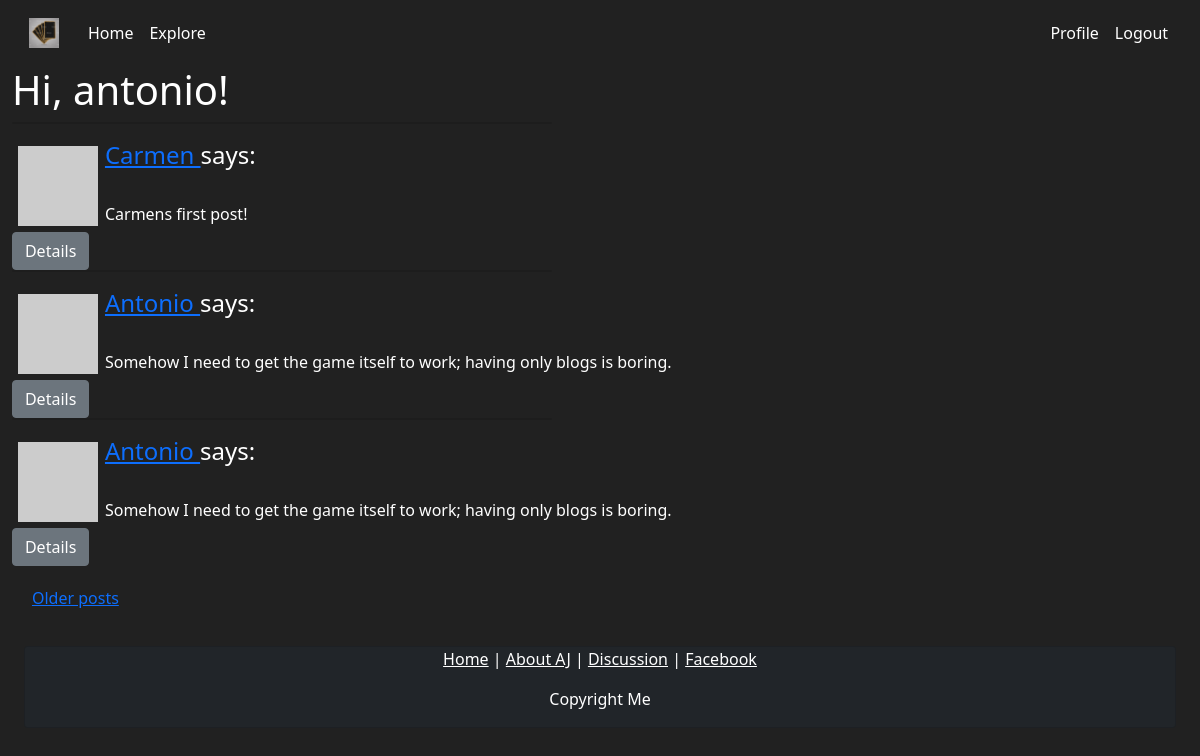
Page /explore (signed in) on the committed database.
### app/models.py (models this page shows, shortened)
class User(UserMixin, db.Model):
    id = db.Column(db.Integer, primary_key=True)
    username = db.Column(db.String(64), index=True, unique=True)
    email = db.Column(db.String(120), index=True, unique=True)
    password_hash = db.Column(db.String(128))
    posts = db.relationship('Post', backref='author', lazy='dynamic')
    about_me = db.Column(db.String(140))
    last_seen = db.Column(db.DateTime, default=datetime.utcnow)
    def avatar(self, size):
        digest = md5(self.email.lower().encode('utf-8')).hexdigest()
        return 'https://www.gravatar.com/avatar/{}?d=identicon&s={}'.format(
            digest, size)
    followed = db.relationship(
        'User', secondary=followers,
        primaryjoin=(followers.c.follower_id == id),
        secondaryjoin=(followers.c.followed_id == id),
        backref=db.backref('followers', lazy='dynamic'), lazy='dynamic')

class Post(db.Model):
    id = db.Column(db.Integer, primary_key=True)
    body = db.Column(db.String(140))
    timestamp = db.Column(db.DateTime, index=True, default=datetime.utcnow)
    user_id = db.Column(db.Integer, db.ForeignKey('user.id'))

### app/routes.py (the view)
@app.route('/explore')
@login_required
def explore():
    page = request.args.get('page', 1, type=int)
    posts = Post.query.order_by(Post.timestamp.desc()).paginate(
        page, app.config['POSTS_PER_PAGE'], False)
    next_url = url_for('explore', page=posts.next_num) \
        if posts.has_next else None
    prev_url = url_for('explore', page=posts.prev_num) \
        if posts.has_prev else None
    return render_template("discussion.html", title='Explore', posts=posts.items,
                          next_url=next_url, prev_url=prev_url)

### app/models.py (called while the page is built)
@login.user_loader
def load_user(id):
    return User.query.get(int(id))

### app/routes.py (called while the page is built)
@app.before_request
def before_request():
    if current_user.is_authenticated:
        current_user.last_seen = datetime.utcnow()
        db.session.commit()

### app/templates/discussion.html (shortened to what this page needs)
{% extends "base.html" %}
{% block content %}
    <h1>Hi, {{ current_user.username }}!</h1>
    {% for post in posts %}
        {% include '_post.html' %}
    {% endfor %}
<div style="margin: 20px">
{% if next_url %}
<a href="{{ next_url }}">Older posts</a>
{% endif %}
</div>
{% endblock %}

### app/templates/_post.html
<table>
    <tr valign="top">
        <div class="card mb-3" style="max-width:540px">
        <div class="row g-0">
        <td>
            <div class="col-md-4">
                <img src="{{ post.author.avatar(75) }}">
            </div>
        </td>
        <td>
            <h4 class='card-title'><a href="{{ url_for('user', username=post.author.username) }}">
                {{ post.author.username }}
            </a>
            says:</h4><br>{{ post.body }}
        </td>
    </div>
</div>
</tr>
</table>
<a href='{{ url_for("post_detail", post_id=post_id) }}'><button class='btn btn-secondary'>Details</button></a>

### app/static/style.css (style rules this page uses)
body, html { margin-left:0.5%; margin-right:0.5%; }
img { float: left; margin: 5px }
.card { background: #212121 }

### app/templates/base.html (style rules this page uses)
body { background-color: #212121; color: white }

### rows in the picture
User: username "antonio"
Post: author.username "Carmen", body "Carmens first post!"
Post: author.username "Antonio", body "Somehow I need to get the game itself to work; having only blogs is boring."
Post: author.username "Antonio", body "Somehow I need to get the game itself to work; having only blogs is boring."
